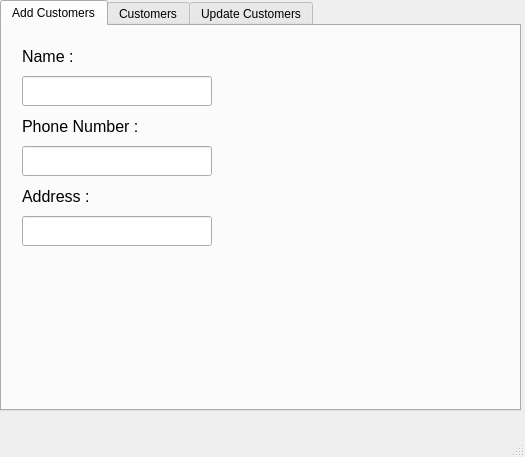
<?xml version="1.0" encoding="UTF-8"?>
<ui version="4.0">
 <class>MainWindow</class>
 <widget class="QMainWindow" name="MainWindow">
  <property name="geometry">
   <rect>
    <x>0</x>
    <y>0</y>
    <width>525</width>
    <height>457</height>
   </rect>
  </property>
  <property name="windowTitle">
   <string>MainWindow</string>
  </property>
  <widget class="QWidget" name="centralwidget">
   <widget class="QTabWidget" name="tabWidget">
    <property name="geometry">
     <rect>
      <x>0</x>
      <y>0</y>
      <width>521</width>
      <height>411</height>
     </rect>
    </property>
    <property name="currentIndex">
     <number>0</number>
    </property>
    <widget class="QWidget" name="tab">
     <attribute name="title">
      <string>Add Customers</string>
     </attribute>
     <widget class="QLabel" name="label">
      <property name="geometry">
       <rect>
        <x>20</x>
        <y>20</y>
        <width>51</width>
        <height>21</height>
       </rect>
      </property>
      <property name="font">
       <font>
        <pointsize>12</pointsize>
       </font>
      </property>
      <property name="text">
       <string>Name :</string>
      </property>
     </widget>
     <widget class="QLineEdit" name="lineEdit">
      <property name="geometry">
       <rect>
        <x>20</x>
        <y>50</y>
        <width>190</width>
        <height>30</height>
       </rect>
      </property>
      <property name="font">
       <font>
        <pointsize>12</pointsize>
       </font>
      </property>
      <property name="autoFillBackground">
       <bool>false</bool>
      </property>
      <property name="styleSheet">
       <string notr="true">border-bottom-color: qlineargradient(spread:pad, x1:0, y1:0, x2:1, y2:0, stop:0 rgba(0, 0, 0, 255), stop:1 rgba(255, 255, 255, 255));</string>
      </property>
     </widget>
     <widget class="QLineEdit" name="lineEdit_2">
      <property name="geometry">
       <rect>
        <x>20</x>
        <y>120</y>
        <width>190</width>
        <height>30</height>
       </rect>
      </property>
      <property name="font">
       <font>
        <pointsize>12</pointsize>
       </font>
      </property>
      <property name="autoFillBackground">
       <bool>false</bool>
      </property>
      <property name="styleSheet">
       <string notr="true">border-bottom-color: qlineargradient(spread:pad, x1:0, y1:0, x2:1, y2:0, stop:0 rgba(0, 0, 0, 255), stop:1 rgba(255, 255, 255, 255));</string>
      </property>
     </widget>
     <widget class="QLabel" name="label_2">
      <property name="geometry">
       <rect>
        <x>20</x>
        <y>90</y>
        <width>131</width>
        <height>21</height>
       </rect>
      </property>
      <property name="font">
       <font>
        <pointsize>12</pointsize>
       </font>
      </property>
      <property name="text">
       <string>Phone Number :</string>
      </property>
     </widget>
     <widget class="QLineEdit" name="lineEdit_3">
      <property name="geometry">
       <rect>
        <x>20</x>
        <y>190</y>
        <width>190</width>
        <height>30</height>
       </rect>
      </property>
      <property name="font">
       <font>
        <pointsize>12</pointsize>
       </font>
      </property>
      <property name="autoFillBackground">
       <bool>false</bool>
      </property>
      <property name="styleSheet">
       <string notr="true">border-bottom-color: qlineargradient(spread:pad, x1:0, y1:0, x2:1, y2:0, stop:0 rgba(0, 0, 0, 255), stop:1 rgba(255, 255, 255, 255));</string>
      </property>
     </widget>
     <widget class="QLabel" name="label_3">
      <property name="geometry">
       <rect>
        <x>20</x>
        <y>160</y>
        <width>81</width>
        <height>21</height>
       </rect>
      </property>
      <property name="font">
       <font>
        <pointsize>12</pointsize>
       </font>
      </property>
      <property name="text">
       <string>Address :</string>
      </property>
     </widget>
    </widget>
    <widget class="QWidget" name="tab_2">
     <attribute name="title">
      <string>Customers</string>
     </attribute>
    </widget>
    <widget class="QWidget" name="tab_3">
     <attribute name="title">
      <string>Update Customers</string>
     </attribute>
    </widget>
   </widget>
  </widget>
  <widget class="QMenuBar" name="menubar">
   <property name="geometry">
    <rect>
     <x>0</x>
     <y>0</y>
     <width>525</width>
     <height>21</height>
    </rect>
   </property>
  </widget>
  <widget class="QStatusBar" name="statusbar"/>
 </widget>
 <resources/>
 <connections/>
</ui>
